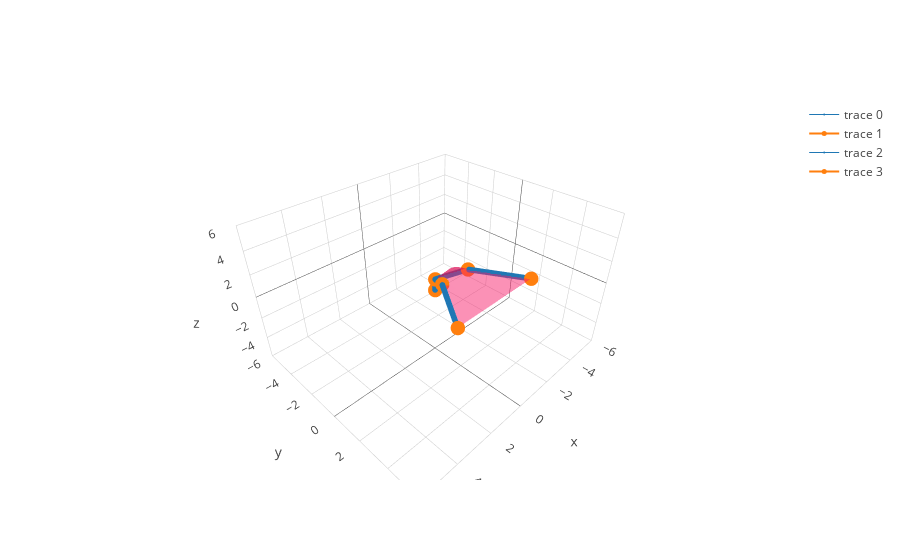

Notebook code cell kept with this figure:
### Code cell
m = graphics.plotvol(robot1,trajectorymat)
m.show()
